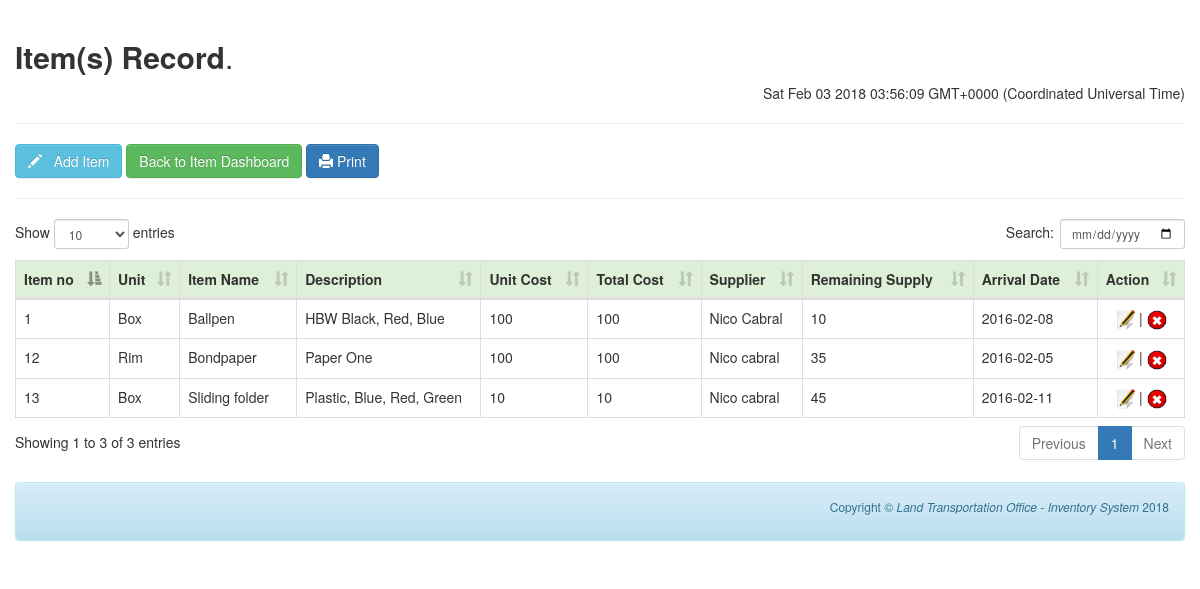
Before: /OnlineInventory_Final/items/index.php (signed in) with the older database file.
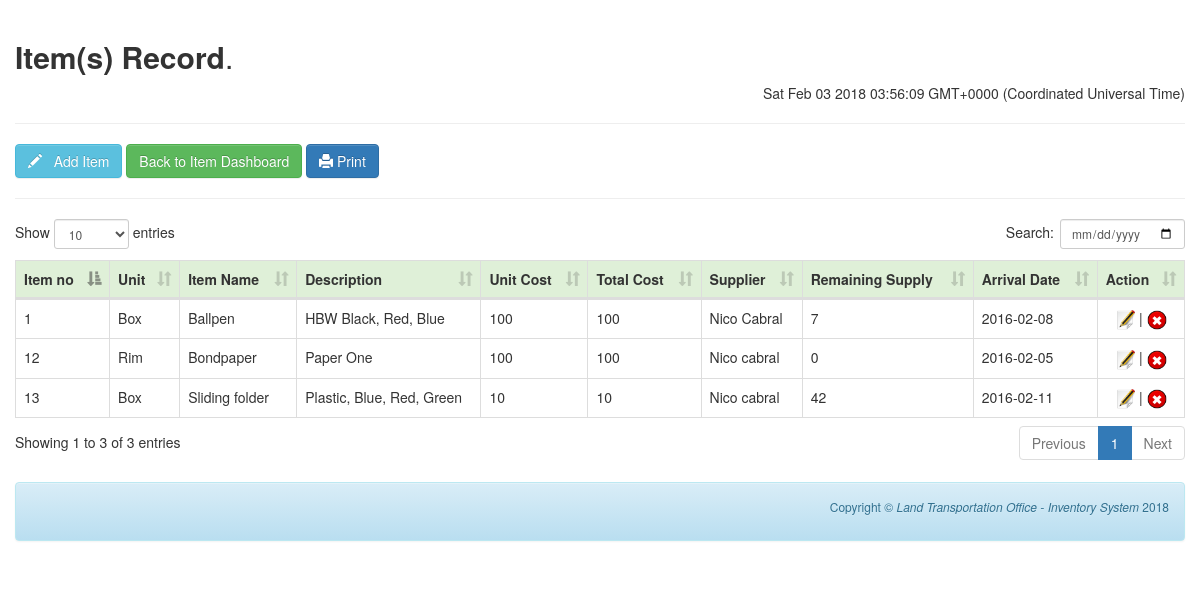
After: the same page with the newer database file.
### tables this page shows
CREATE TABLE `tbl_supplies` (
  `itemno` int(10) NOT NULL AUTO_INCREMENT,
  `stock_no` varchar(100) NOT NULL,
  `qty` varchar(50) NOT NULL,
  `unit` varchar(20) NOT NULL,
  `itemname` varchar(20) NOT NULL,
  `description` text NOT NULL,
  `unit_cost` int(20) NOT NULL,
  `total_cost` int(20) NOT NULL,
  `supplier` varchar(40) NOT NULL,
  `remaining_supply` varchar(20) NOT NULL,
  `arrival_date` date NOT NULL,
  PRIMARY KEY (`itemno`)
);

### OnlineInventory_Final/items/index.php (the view, shortened to what this page needs)
<!DOCTYPE html PUBLIC "-//W3C//DTD XHTML 1.0 Transitional//EN" "http://www.w3.org/TR/xhtml1/DTD/xhtml1-transitional.dtd">
<html xmlns="http://www.w3.org/1999/xhtml">
<head>
<link href="bootstrap/css/bootstrap.min.css" rel="stylesheet" media="screen">
<link href="bootstrap/css/bootstrap-theme.min.css" rel="stylesheet" media="screen">
<link href="assets/datatables.min.css" rel="stylesheet" type="text/css">
</head>
<body>
    <br />
  <div class="container-fluid">
        <h2 class="form-signin-heading"><strong>Item(s) Record</strong>.</h2><p align="right"> <?php echo '<script> document.write(Date());</script>';?></p><hr />
        <button class="btn btn-info" type="button" id="btn-add"> <span class="glyphicon glyphicon-pencil"></span> &nbsp; Add Item</button>
        <a href="../stockcard.php"><button class="btn btn-success">Back to Item Dashboard</button></a>
        <a href="../print.php"><button class="btn btn-primary"><span class="glyphicon glyphicon-print"></span>&nbsp;Print</button></a>
        <hr />
        <div class="content-loader">
        <table cellspacing="0" width="100%" id="example" class="table table-bordered table-hover table-responsive">
        <thead>
        <tr class="success">
        <th>Item no</th>
        <th>Unit</th>
        <th>Item Name</th>
        <th>Description</th>
        <th>Unit Cost</th>
        <th>Total Cost</th>
        <th>Supplier</th>
        <th>Remaining Supply</th>
        <th>Arrival Date</th>
        <th>Action</th>
        </tr>
        </thead>
        <tbody>
        <?php
        require_once 'dbconfig.php';
        $stmt = $db_con->prepare("SELECT * FROM tbl_supplies ORDER BY itemno DESC");
        $stmt->execute();
		while($row=$stmt->fetch(PDO::FETCH_ASSOC))
		{
			?>
			<tr>
			<td><?php echo $row['itemno']; ?></td>
			<td><?php echo $row['unit']; ?></td>
			<td><?php echo $row['itemname']; ?></td>
			<td><?php echo $row['description']; ?></td>
            <td><?php echo $row['unit_cost'];?></td>
			<td><?php echo $row['total_cost'];?></td>
			<td><?php echo $row['supplier'];?></td>
            <td><?php echo $row['remaining_supply'];?></td>
            <td><?php echo $row['arrival_date'];?></td>
			<td align="center">
			<a id="<?php echo $row['itemno']; ?>"  class="edit-link" href="#" title="Edit">
			<img src="edit.png" width="20px" /></a>
            </a> | <a id="<?php echo $row['itemno']; ?>" class="delete-link" href="#" title="Delete">
			<img src="delete.png" width="20px" />
            </a></td>
			</tr>
			<?php
		}
		?>
        </tbody>
        </table>
        </div>
    </div>
    <br />
    <div class="container-fluid">
        <div class="alert alert-info">
        <footer>
                        <p style="font-size:12px; text-align:right";> Copyright &copy; <em>Land Transportation Office - Inventory System</em> <?php echo date('Y');?></p>
                    </footer>
        </div>
    </div>
</body>
</html>

Changed rows visible on the page:
changed tbl_supplies "Sliding folder": remaining_supply "45" → "42"
changed tbl_supplies "Rim": remaining_supply "35" → "0"
changed tbl_supplies "Ballpen": remaining_supply "10" → "7"
